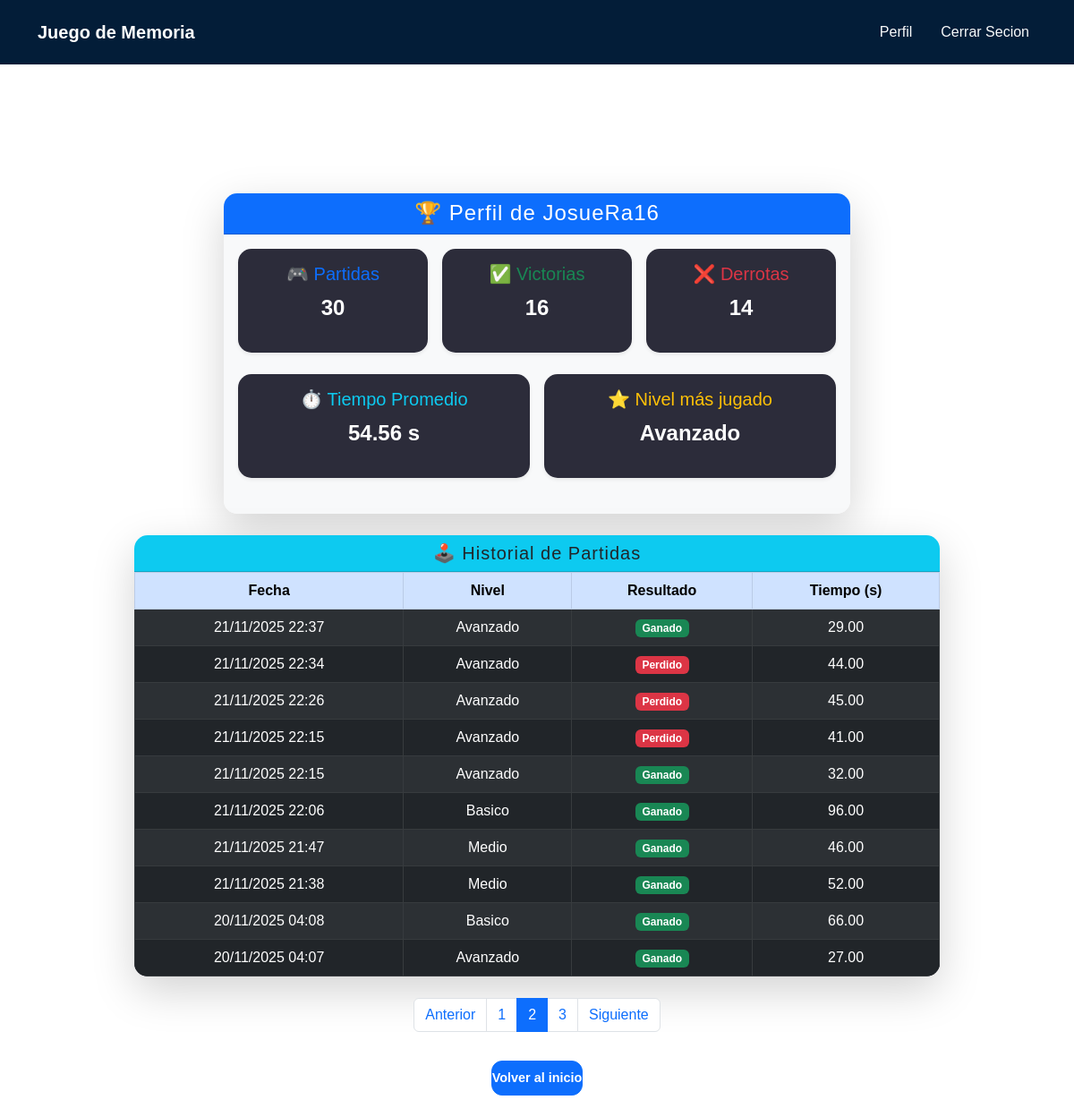
Screenshot of /perfil/?page=2 (signed in) with the database file from the repository.
### memory_game/models.py (models this page shows, shortened)
class Partida(models.Model):
    usuario = models.ForeignKey(User, on_delete=models.CASCADE)
    nivel = models.CharField(max_length=20)
    resultado = models.CharField(max_length=10)  # 'victoria' o 'derrota'
    tiempo_restante = models.IntegerField(default=0)
    fecha = models.DateTimeField(auto_now_add=True)

### memory_game/views.py (the view)
# urls.py: path('perfil/', views.perfil, name='perfil'),
@login_required
def perfil(request):
    partidas = Partida.objects.filter(usuario=request.user).order_by('-fecha')
    paginator = Paginator(partidas, 10)
    page_number = request.GET.get('page')
    page_obj = paginator.get_page(page_number)
    total_partidas = partidas.count()
    total_victorias = partidas.filter(resultado='victoria').count()
    total_derrotas = partidas.filter(resultado='derrota').count()
    promedio_tiempo = partidas.filter(resultado='victoria').aggregate(Avg('tiempo_restante'))['tiempo_restante__avg'] or 0
    nivel_mas_jugado_data = partidas.values('nivel').annotate(total=Count('nivel')).order_by('-total').first()
    nivel_mas_jugado = nivel_mas_jugado_data['nivel'] if nivel_mas_jugado_data else 'N/A'
    context = {
        'total_partidas': total_partidas,
        'total_victorias': total_victorias,
        'total_derrotas': total_derrotas,
        'promedio_tiempo': round(promedio_tiempo, 2),
        'nivel_mas_jugado': nivel_mas_jugado,
        'page_obj': page_obj,
    }
    return render(request, 'memory_game/perfil.html', context)

### memory_game/templates/memory_game/perfil.html (shortened to what this page needs)
{% extends 'memory_game/base.html' %}
{% load static %}
{% block content %}
<div class="center-box">
  <div class="card shadow-lg border-0 mb-4" style="max-width: 700px; width: 100%;">
    <div class="card-header bg-primary text-white text-center">
      <h2 class="h4 mb-0">🏆 Perfil de {{ user.username }}</h2>
    </div>
    <div class="card-body bg-light text-dark">
      <div class="row g-3 justify-content-center mb-4">
        <div class="col-md-4">
          <div class="card shadow-sm border-0 text-center">
            <div class="card-body">
              <h5 class="text-primary">🎮 Partidas</h5>
              <p class="fs-4 fw-bold">{{ total_partidas }}</p>
            </div>
          </div>
        </div>
        <div class="col-md-4">
          <div class="card shadow-sm border-0 text-center">
            <div class="card-body">
              <h5 class="text-success">✅ Victorias</h5>
              <p class="fs-4 fw-bold">{{ total_victorias }}</p>
            </div>
          </div>
        </div>
        <div class="col-md-4">
          <div class="card shadow-sm border-0 text-center">
            <div class="card-body">
              <h5 class="text-danger">❌ Derrotas</h5>
              <p class="fs-4 fw-bold">{{ total_derrotas }}</p>
            </div>
          </div>
        </div>
      </div>
      <div class="row g-3 justify-content-center mb-4">
        <div class="col-md-6">
          <div class="card shadow-sm border-0 text-center">
            <div class="card-body">
              <h5 class="text-info">⏱️ Tiempo Promedio</h5>
              <p class="fs-4 fw-bold">{{ promedio_tiempo }} s</p>
            </div>
          </div>
        </div>
        <div class="col-md-6">
          <div class="card shadow-sm border-0 text-center">
            <div class="card-body">
              <h5 class="text-warning">⭐ Nivel más jugado</h5>
              <p class="fs-4 fw-bold">{{ nivel_mas_jugado|title }}</p>
            </div>
          </div>
        </div>
      </div>
    </div>
  </div>
  <div class="card shadow-lg border-0 mb-4" style="max-width: 900px; width: 100%;">
    <div class="card-header bg-info text-dark text-center">
      <h3 class="h5 mb-0">🕹️ Historial de Partidas</h3>
    </div>
    <div class="card-body p-0">
      <div class="table-responsive">
        <table class="table table-dark table-striped table-bordered align-middle text-center mb-0">
          <thead class="table-primary text-dark">
            <tr>
              <th>Fecha</th>
              <th>Nivel</th>
              <th>Resultado</th>
              <th>Tiempo (s)</th>
            </tr>
          </thead>
          <tbody>
            {% for partida in page_obj %}
            <tr>
              <td>{{ partida.fecha|date:"d/m/Y H:i" }}</td>
              <td>{{ partida.nivel|title }}</td>
              <td>
                {% if partida.resultado == "victoria" %}
                <span class="badge bg-success">Ganado</span>
                {% else %}
                <span class="badge bg-danger">Perdido</span>
                {% endif %}
              </td>
              <td>{{ partida.tiempo_restante|floatformat:2 }}</td>
            </tr>
            {% empty %}
            <tr>
              <td colspan="4">No hay partidas registradas</td>
            </tr>
            {% endfor %}
          </tbody>
        </table>
      </div>
    </div>
  </div>
  {% if page_obj.has_other_pages %}
  <nav aria-label="Paginación de partidas">
    <ul class="pagination justify-content-center">
      {% if page_obj.has_previous %}
      <li class="page-item">
        <a class="page-link" href="?page={{ page_obj.previous_page_number }}">Anterior</a>
      </li>
      {% else %}
      <li class="page-item disabled"><span class="page-link">Anterior</span></li>
      {% endif %}
      {% for num in page_obj.paginator.page_range %}
      {% if page_obj.number == num %}
      <li class="page-item active"><span class="page-link">{{ num }}</span></li>
      {% else %}
      <li class="page-item"><a class="page-link" href="?page={{ num }}">{{ num }}</a></li>
      {% endif %}
      {% endfor %}
      {% if page_obj.has_next %}
      <li class="page-item">
        <a class="page-link" href="?page={{ page_obj.next_page_number }}">Siguiente</a>
      </li>
      {% else %}
      <li class="page-item disabled"><span class="page-link">Siguiente</span></li>
      {% endif %}
    </ul>
  </nav>
  {% endif %}
  <a href="{% url 'index' %}" class="btn btn-primary nivel-btn-small mt-3">Volver al inicio</a>
</div>
{% endblock %}

### memory_game/static/memory_game/css/global.css (style rules this page uses)
body { font-family: 'Poppins', sans-serif; padding-top: 120px; }
body.app-body { background-image: url("/static/memory_game/img/fondos/azul2.jpg"); background-size: cover; background-position: center; background-repeat: no-repeat; min-height: 100vh; }
.card { border-radius: 15px; overflow: hidden; }
.card-header { font-weight: 600; letter-spacing: 1px; }
.card-body { background-color: #2c2c3a; color: #fff; }
.btn { border-radius: 12px; font-weight: 600; }
.center-box { display: flex; flex-direction: column; align-items: center; justify-content: center; min-height: 70vh; text-align: center; }
.nivel-btn-small { font-size: 0.9rem; padding: 8px 0; max-width: 250px; }

### rows the page displays
Partida: fecha "21/11/2025 22:37", nivel "Avanzado", resultado "Ganado", tiempo_restante "29.00"
Partida: fecha "21/11/2025 22:34", nivel "Avanzado", resultado "Perdido", tiempo_restante "44.00"
Partida: fecha "21/11/2025 22:26", nivel "Avanzado", resultado "Perdido", tiempo_restante "45.00"
Partida: fecha "21/11/2025 22:15", nivel "Avanzado", resultado "Perdido", tiempo_restante "41.00"
Partida: fecha "21/11/2025 22:15", nivel "Avanzado", resultado "Ganado", tiempo_restante "32.00"
Partida: fecha "21/11/2025 22:06", nivel "Basico", resultado "Ganado", tiempo_restante "96.00"
Partida: fecha "21/11/2025 21:47", nivel "Medio", resultado "Ganado", tiempo_restante "46.00"
Partida: fecha "21/11/2025 21:38", nivel "Medio", resultado "Ganado", tiempo_restante "52.00"
Partida: fecha "20/11/2025 04:08", nivel "Basico", resultado "Ganado", tiempo_restante "66.00"
Partida: fecha "20/11/2025 04:07", nivel "Avanzado", resultado "Ganado", tiempo_restante "27.00"

### other values shown
{{ user.username }} "JosueRa16"
{{ total_partidas }} "30"
{{ total_victorias }} "16"
{{ total_derrotas }} "14"
{{ promedio_tiempo }} "54.56"
{{ nivel_mas_jugado|title }} "Avanzado"
{{ num }} "1" "3"
{{ num }} "2"
